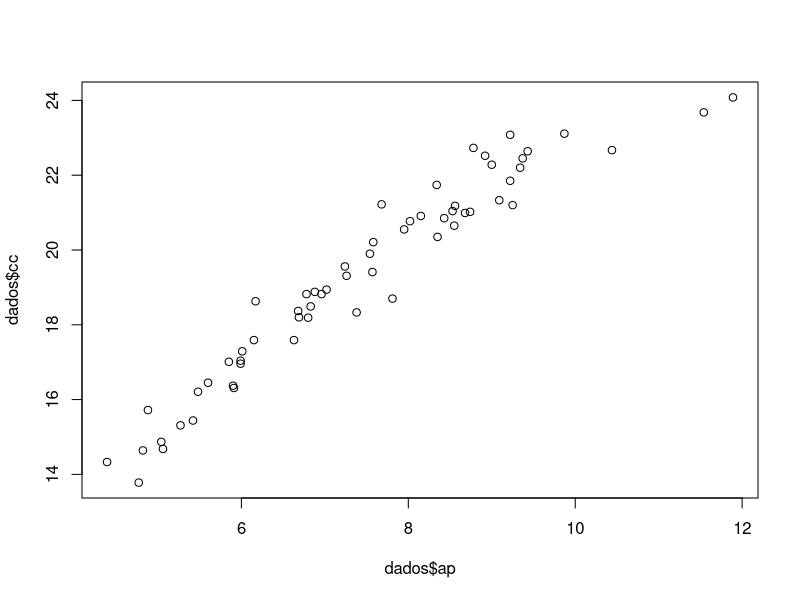
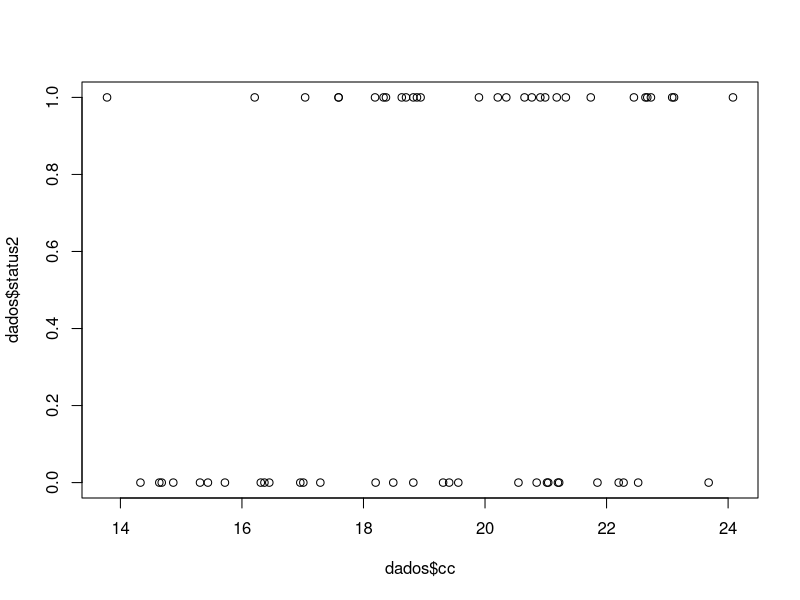
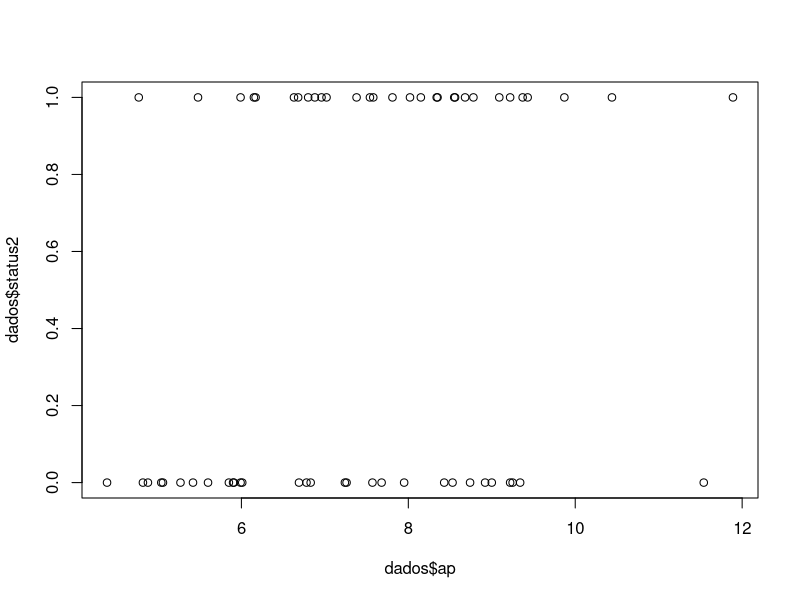

These charts were generated, in order, by the following R code: (Note: this script raises an error after producing the figures.)
# Check README for understanding the context and authors of this script: 
# https://github.com/marmello77/EcoAnimal/blob/main/README.md


setwd(dirname(rstudioapi::getActiveDocumentContext()$path))

rm(list= ls())

cat("\014")  

library(ggplot2)
library(lme4)

dados<- read.delim("dados.txt", header=T)
dim(dados)
head(dados)
tail(dados)

dados$status2 <- ifelse(dados$status == "perdedor", 0, 1)
head(dados)

plot(dados$cc~dados$ap)
plot(dados$status2~dados$cc)
plot(dados$status2~dados$ap)


############################## TESTE 1 #########################################


png(filename= "figuras/p1.png", res= 300, height= 2000, width= 3000)
p1 = ggplot(dados, aes(x=cc, y=status2)) + 
  geom_point(colour = "#1855FA", size=4, alpha = 0.5) + 
  stat_smooth(method="glm", method.args=list(family="binomial"), se=FALSE) +
  labs(x="Comprimento cefalotorácico", y = "Status") +
  theme(text = element_text(size=20),
        plot.title = element_text(size=40, hjust=0.5),
        axis.text.x = element_text(size = 20, angle=0, hjust=1),
        axis.text.y = element_text(size = 20, angle=0, vjust=1),
        axis.title.x = element_text(size = 30, angle=0),
        axis.title.y = element_text(size = 30, angle=90))
p1
dev.off()

fit1 = glm(dados$status2~dados$cc, family=binomial)
summary(fit1)
res1 = anova(fit1, test="Chisq")
res1
capture.output(res1, file = "resultados/resultados-cc.txt")

png("figuras/p1b.png", width = 1000, height = 700)
plot(dados$status2~dados$cc,
     xlab = "Comprimento do corpo",
     ylab = "Status")
curve (exp(fit1$coefficients[[1]]+fit1$coefficients[[2]]*x)/
         (1+exp(fit1$coefficients[[1]]+fit1$coefficients[[2]]*x)),
       add=T)
dev.off()  



############################## TESTE 2 #########################################


png(filename= "figuras/p2.png", res= 300, height= 2000, width= 3000)
p2 = ggplot(dados, aes(x=ap, y=status2)) + 
  geom_point(colour = "#1855FA", size=4, alpha = 0.5) + 
  stat_smooth(method="glm", method.args=list(family="binomial"), se=FALSE) +
  labs(x="Altura da garra", y = "Status") +
  theme(text = element_text(size=20),
        plot.title = element_text(size=40, hjust=0.5),
        axis.text.x = element_text(size = 20, angle=0, hjust=1),
        axis.text.y = element_text(size = 20, angle=0, vjust=1),
        axis.title.x = element_text(size = 30, angle=0),
        axis.title.y = element_text(size = 30, angle=90))
p2
dev.off()

fit2 = glm(dados$status2~dados$ap, family=binomial)
summary(fit2)
res2 = anova(fit2, test="Chisq")
res2
capture.output(res2, file = "resultados/resultados-ap.txt")

plot(dados$status2~dados$ap,
     xlab = "Comprimento do corpo",
     ylab = "Status")
curve (exp(fit2$coefficients[[1]]+fit2$coefficients[[2]]*x)/
         (1+exp(fit2$coefficients[[1]]+fit2$coefficients[[2]]*x)),
       add=T)


############################## TESTE 3 #########################################


fit3 = glm(dados$status2~dados$ap+dados$cc, family=binomial)
summary(fit3)
res3 = anova(fit3, test="Chisq")
res3
capture.output(res3, file = "resultados/resultados-ap-cc.txt")


############################## TESTE 4 #########################################


fit4 = glmer(status2 ~ ap + cc + (1|dupla), family=binomial, data=dados)
summary(fit4)
res4 = anova(fit4, test="Chisq")
res4
capture.output(res4, file = "resultados/resultados-ap-cc-dupla.txt")
isSingular(fit4, tol = 1e-05)


############################## TESTE 5 #########################################


fit5 = lm(cc ~ ap, data=dados) 
summary(fit5)
fit5.res = resid(fit5)

png(filename= "figuras/p5.png", res= 300, height= 3000, width= 3000)
p5 = ggplot(dados, aes(x=cc, y=ap), CI = F) +
  geom_smooth(method=lm, colour = "#1855FA") +
  geom_point(colour = "#1855FA", size=4, alpha = 0.5) +
  geom_ribbon(stat='smooth', method = "lm", se=TRUE, alpha=0.1, 
              fill = "#1855FA") +
  ggtitle("") +
  labs(x="Comprimento do corpo", y = "Altura da garra") +
  theme(text = element_text(size=20),
        plot.title = element_text(size=40, hjust=0.5),
        axis.text.x = element_text(size = 20, angle=0, hjust=1),
        axis.text.y = element_text(size = 20, angle=0, vjust=1),
        axis.title.x = element_text(size = 30, angle=0),
        axis.title.y = element_text(size = 30, angle=90))
p5
dev.off()

p6 = png(filename= "figuras/p6.png", res= 300, height= 2000, width= 3000)
ggplot(dados, aes(x=fit5.res, y=status2)) + 
  geom_point(colour = "#1855FA", size=4, alpha = 0.5) + 
  stat_smooth(method="glm", method.args=list(family="binomial"), se=FALSE) +
  labs(x="Residuos corpo-garra", y = "Status") +
  theme(text = element_text(size=20),
        plot.title = element_text(size=40, hjust=0.5),
        axis.text.x = element_text(size = 20, angle=0, hjust=1),
        axis.text.y = element_text(size = 20, angle=0, vjust=1),
        axis.title.x = element_text(size = 30, angle=0),
        axis.title.y = element_text(size = 30, angle=90))
p6
dev.off()

fit6 = glmer(status2 ~ fit5.res + (1|dupla), family=binomial, data=dados)
summary(fit6)
res6 = anova(fit6, test="Chisq")
res6
capture.output(res6, file = "resultados/resultados-res-dupla.txt")
isSingular(fit6, tol = 1e-05)
